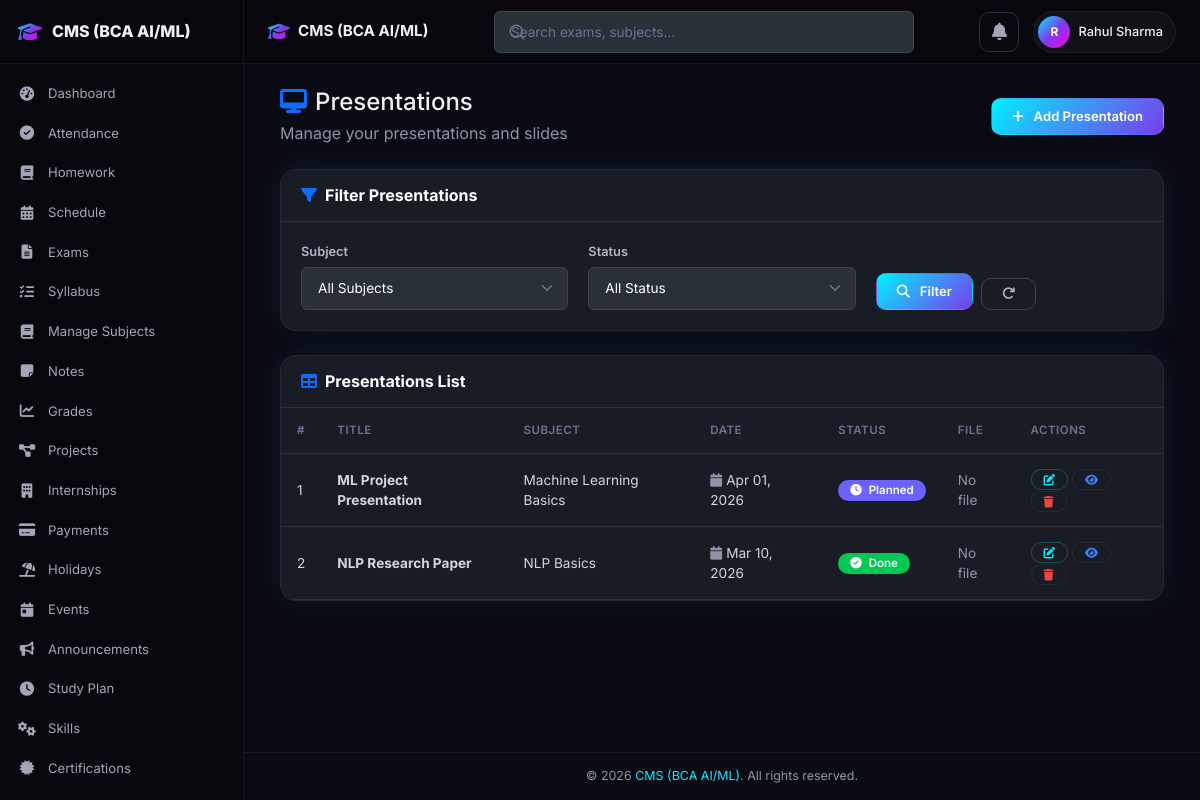
The page /presentation.php (signed in) on the database its author committed.
### tables this page shows
CREATE TABLE IF NOT EXISTS presentations (
    id INT AUTO_INCREMENT PRIMARY KEY,
    user_id INT NOT NULL,
    title VARCHAR(200) NOT NULL,
    subject VARCHAR(100) NOT NULL,
    date DATE NOT NULL,
    status ENUM('Planned', 'Done') DEFAULT 'Planned',
    file_path VARCHAR(255) DEFAULT '',
    created_at TIMESTAMP DEFAULT CURRENT_TIMESTAMP,
    FOREIGN KEY (user_id) REFERENCES users(id) ON DELETE CASCADE,
    INDEX idx_presentations_user (user_id)
);

### includes/functions.php (called while the page is built, shortened)
<?php
function formatDate($date) {
    return date('M d, Y', strtotime($date));
}
function paginate($pdo, $table, $where, $params, $limit = 20, $pageKey = 'page') {
    $page = max(1, (int)($_GET[$pageKey] ?? 1));
    $countSql = "SELECT COUNT(*) FROM $table $where";
    $countStmt = $pdo->prepare($countSql);
    $countStmt->execute($params);
    $total = (int)$countStmt->fetchColumn();
    $totalPages = max(1, ceil($total / $limit));
    $page = min($page, $totalPages);
    $offset = ($page - 1) * $limit;
    return [
        'page' => $page,
        'limit' => $limit,
        'offset' => $offset,
        'total' => $total,
        'totalPages' => $totalPages,
        'sql' => " LIMIT $limit OFFSET $offset"
    ];
}

### presentation.php (the view, shortened to what this page needs)
<?php
require_once 'config/db_connection.php';
require_once 'includes/functions.php';
$user_id = $_SESSION['user_id'];
$where = "WHERE user_id = ?";
$params = [$user_id];
$pagi = paginate($pdo, 'presentations', $where, $params, 20);
$stmt = $pdo->prepare("SELECT * FROM presentations $where ORDER BY date DESC" . $pagi['sql']);
$stmt->execute($params);
$presentations = $stmt->fetchAll(PDO::FETCH_ASSOC);
include 'includes/header.php';
include 'includes/navbar.php';
?>
<?php include 'includes/sidebar.php'; ?>
    <div class="app-content">
        <div class="container-fluid">
            <div class="d-flex justify-content-between align-items-center mb-4">
                <div>
                    <h4 class="mb-1"><i class="fas fa-desktop me-2 text-primary"></i>Presentations</h4>
                    <p class="text-muted mb-0">Manage your presentations and slides</p>
                </div>
                <a href="add_presentation.php" class="btn btn-primary">
                    <i class="fas fa-plus me-1"></i>Add Presentation
                </a>
            </div>
            <div class="card mb-4">
                <div class="card-header bg-transparent">
                    <h6 class="card-title mb-0"><i class="fas fa-filter me-2 text-primary"></i>Filter Presentations</h6>
                </div>
                <div class="card-body">
                    <form method="GET" action="" class="row g-3">
                        <div class="col-md-4">
                            <label class="form-label">Subject</label>
                            <select name="subject" class="form-select">
                                <option value="">All Subjects</option>
                            </select>
                        </div>
                        <div class="col-md-4">
                            <label class="form-label">Status</label>
                            <select name="status" class="form-select">
                                <option value="">All Status</option>
                            </select>
                        </div>
                        <div class="col-md-4 d-flex align-items-end gap-2">
                            <button type="submit" class="btn btn-primary"><i class="fas fa-search me-1"></i>Filter</button>
                            <a href="presentation.php" class="btn btn-outline-secondary"><i class="fas fa-redo"></i></a>
                        </div>
                    </form>
                </div>
            </div>
            <div class="card mb-4">
                <div class="card-header bg-transparent">
                    <h6 class="card-title mb-0"><i class="fas fa-table me-2 text-primary"></i>Presentations List</h6>
                </div>
                <div class="card-body p-0">
                    <div class="table-responsive">
                        <table class="table table-hover mb-0">
                            <thead class="table-light">
                                <tr>
                                    <th>#</th>
                                    <th>Title</th>
                                    <th>Subject</th>
                                    <th>Date</th>
                                    <th>Status</th>
                                    <th>File</th>
                                    <th>Actions</th>
                                </tr>
                            </thead>
                            <tbody>
                                <?php if (!empty($presentations)): ?>
                                    <?php foreach ($presentations as $index => $presentation): ?>
                                        <?php
                                        $statusClass = 'secondary';
                                        if ($presentation['status'] === 'Done') $statusClass = 'success';
                                        elseif ($presentation['status'] === 'Planned') $statusClass = 'primary';
                                        ?>
                                        <tr>
                                            <td><?= $index + 1 ?></td>
                                            <td><strong><?= htmlspecialchars($presentation['title']) ?></strong></td>
                                            <td><?= htmlspecialchars($presentation['subject']) ?></td>
                                            <td>
                                                <i class="fas fa-calendar me-1 text-muted"></i><?= formatDate($presentation['date']) ?>
                                            </td>
                                            <td>
                                                <span class="badge bg-<?= $statusClass ?>">
                                                    <?php if ($presentation['status'] === 'Done'): ?>
                                                        <i class="fas fa-check-circle me-1"></i>
                                                    <?php else: ?>
                                                        <i class="fas fa-clock me-1"></i>
                                                    <?php endif; ?>
                                                    <?= htmlspecialchars($presentation['status']) ?>
                                                </span>
                                            </td>
                                            <td>
                                                <?php if (!empty($presentation['file_path'])): ?>
                                                    <a href="<?= htmlspecialchars($presentation['file_path']) ?>" class="btn btn-sm btn-outline-primary" download>
                                                        <i class="fas fa-download me-1"></i>Download
                                                    </a>
                                                <?php else: ?>
                                                    <span class="text-muted">No file</span>
                                                <?php endif; ?>
                                            </td>
                                            <td>
                                                <a href="edit_presentation.php?id=<?= $presentation['id'] ?>" class="btn btn-sm btn-outline-primary" title="Edit"><i class="fas fa-edit"></i></a>
                                                <a href="view.php?type=presentation&id=<?= $presentation['id'] ?>" class="btn btn-sm btn-outline-info" title="View"><i class="fas fa-eye"></i></a>
                                                <a href="delete.php?type=presentation&id=<?= $presentation['id'] ?>" class="btn btn-sm btn-outline-danger" title="Delete" data-confirm="this presentation"><i class="fas fa-trash"></i></a>
                                            </td>
                                        </tr>
                                    <?php endforeach; ?>
                                <?php endif; ?>
                            </tbody>
                        </table>
                    </div>
                </div>
            </div>
        </div>
    </div>
<?php include 'includes/footer.php'; ?>

### css/dark-fix.css (style rules this page uses)
.card, .card-panel, .detail-card, .info-card, .modal-content, .list-group-item, .card-header, .card-footer { background-color: #191c24 !important; color: #ffffff; }
.card .card-header, .card .card-footer { background-color: #191c24 !important; border-color: #2c2e3e; }
.card .card-body { background-color: transparent; color: #ffffff; }
.table { background-color: #191c24 !important; color: #d5d5e2; border-color: #2c2e3e; }
.table th { background-color: #191c24 !important; color: #6c7293 !important; border-color: #2c2e3e; font-weight: 600; }
.table td { background-color: #191c24 !important; color: #d5d5e2; border-color: #2c2e3e; }
.table-light, .table-light th, .table-light td, .bg-light, th.bg-light, td.bg-light, thead.bg-light, tbody.bg-light { background-color: #191c24 !important; color: #6c7293 !important; }
.table thead th { background-color: #191c24 !important; color: #6c7293 !important; border-bottom-color: #2c2e3e !important; }
.form-control, .form-select, input[type="text"], input[type="email"], input[type="password"], input[type="number"], input[type="date"], input[type="time"], input[type="url"], input[type="file"], input[type="search"], input[type="tel"], textarea, select { background-color: #2a3038 !important; border: 1px solid #3d4352 !important; color: #ffffff !important; border-radius: 6px; padding: 10px 16px; font-family: 'Inter', sans-serif; font-size: 0.85rem; transition: border-color 0.2s ease, box-shadow 0.2s ease; }
.form-label { color: #b5b5c8 !important; font-weight: 600; font-size: 0.8rem; margin-bottom: 6px; }
.form-select { background-repeat: no-repeat; background-position: right 0.75rem center; background-size: 16px 12px; padding-right: 2.5rem; -webkit-appearance: none; -moz-appearance: none; appearance: none; }
select option { background-color: #2a3038 !important; color: #ffffff !important; }
select option:hover, select option:checked, select option:focus { background-color: #3d4352 !important; }
.card .card-title, .card-title { color: #ffffff !important; }
.text-muted { color: #8f94a8 !important; }
.badge { color: #ffffff !important; font-weight: 600; }
.badge.bg-primary { background-color: #6c63ff !important; }
.badge.bg-success { background-color: #00c853 !important; }
.btn-outline-secondary { border-color: #3d4352 !important; color: #b5b5c8 !important; }
table.table thead.table-light th, table.table thead.table-light, table.table thead tr.table-light th, table.table tbody.table-light td { background-color: #191c24 !important; color: #6c7293 !important; }

### rows shown on the page
presentations: title "ML Project Presentation", subject "Machine Learning Basics", date "Apr 01, 2026", status "Planned", file_path "No file"
presentations: title "NLP Research Paper", subject "NLP Basics", date "Mar 10, 2026", status "Done", file_path "No file"

### other values the page prints
SITE_NAME "CMS (BCA AI/ML)"
substr($_SESSION['user_name'] ?? 'U', 0, 1) "R"
$_SESSION['user_name'] "Rahul Sharma"
